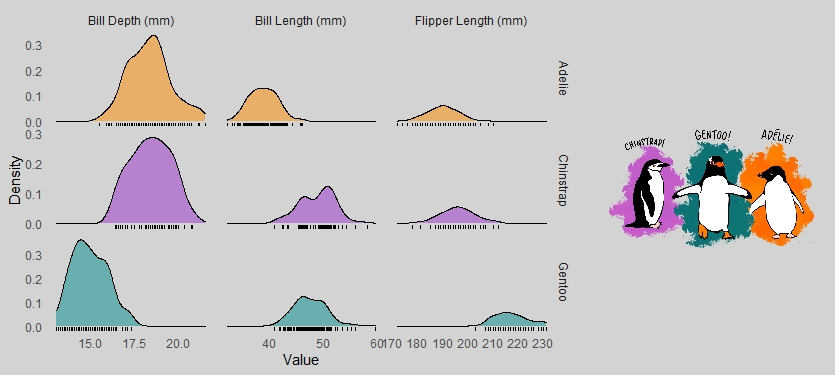

Write R code to recreate this figure.
# Tidy Tuesday August, 2020#
# Elisa Schneider #

# Libraries
library(tidyverse)
library(ggplot2)
library(gridExtra)

# Data
penguins <- readr::read_csv('https://raw.githubusercontent.com/rfordatascience/tidytuesday/master/data/2020/2020-07-28/penguins.csv')

# Restructure data

penguins_long <- gather(penguins, 'variable','value', 3:5)

penguins_long$names <- case_when(
  penguins_long$variable == "flipper_length_mm" ~ "Flipper Length (mm)",
  penguins_long$variable == "bill_depth_mm" ~ "Bill Depth (mm)",
  penguins_long$variable == "bill_length_mm" ~ "Bill Length (mm)")

# Theme ggplot

my_theme <- theme(panel.grid.major = element_blank(), 
                  panel.grid.minor = element_blank(),
                  panel.background = element_rect(fill = 'lightgray', 
                                                  colour = 'lightgray'),
                  plot.background = element_rect(fill = 'lightgray', 
                                                 colour = 'lightgray'))

p1 <- penguins_long %>% ggplot(aes(fill = species)) +
  geom_density(aes(value), alpha = 0.5) +
  geom_rug(aes(value))+
  facet_grid(species~names, scales = "free") +
  theme_minimal() +
  ylab ("Density") +
  xlab("Value") +
  scale_fill_manual(values = c("darkorange","darkorchid","cyan4")) +
  my_theme +
  theme(legend.position = "none")

p1

# Image

l1 <- grid::rasterGrob(png::readPNG("fig/penguins.png"), 
                      interpolate = TRUE)

p2 <- ggplot(mapping = aes(x = 0:1, y = 0:1)) +
  theme_void() +
  annotation_custom(l1, xmin = .02, xmax = 1, ymin = 0, ymax = 1) +
  my_theme
p2


# Plot + image

gridExtra::grid.arrange(p1, p2, widths = c(.7, .3), ncol = 2) 
